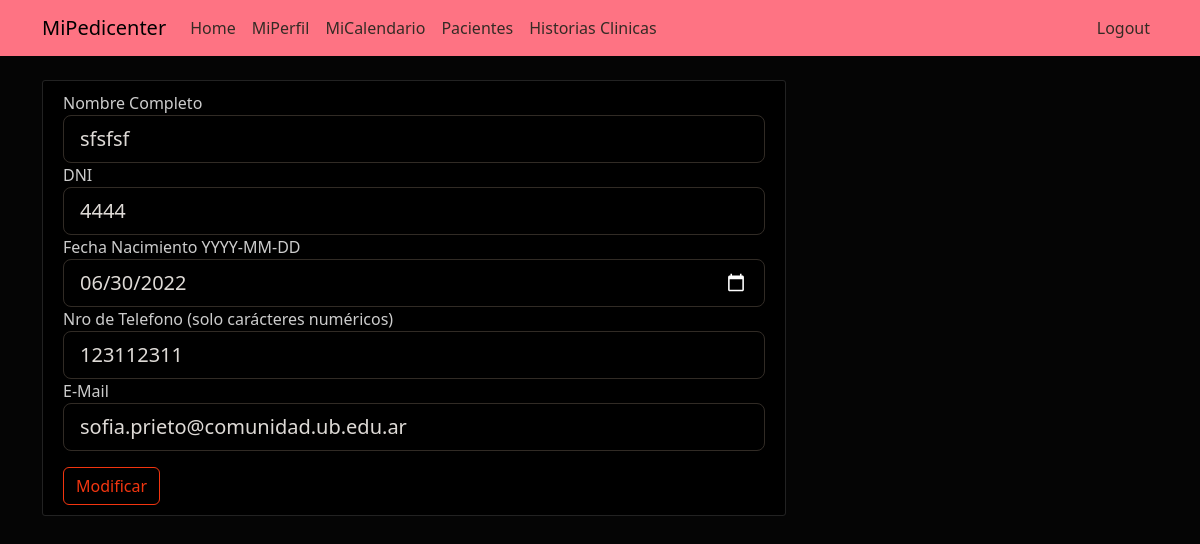
The app's page /pacientes/editar/4444 (signed in), older data.
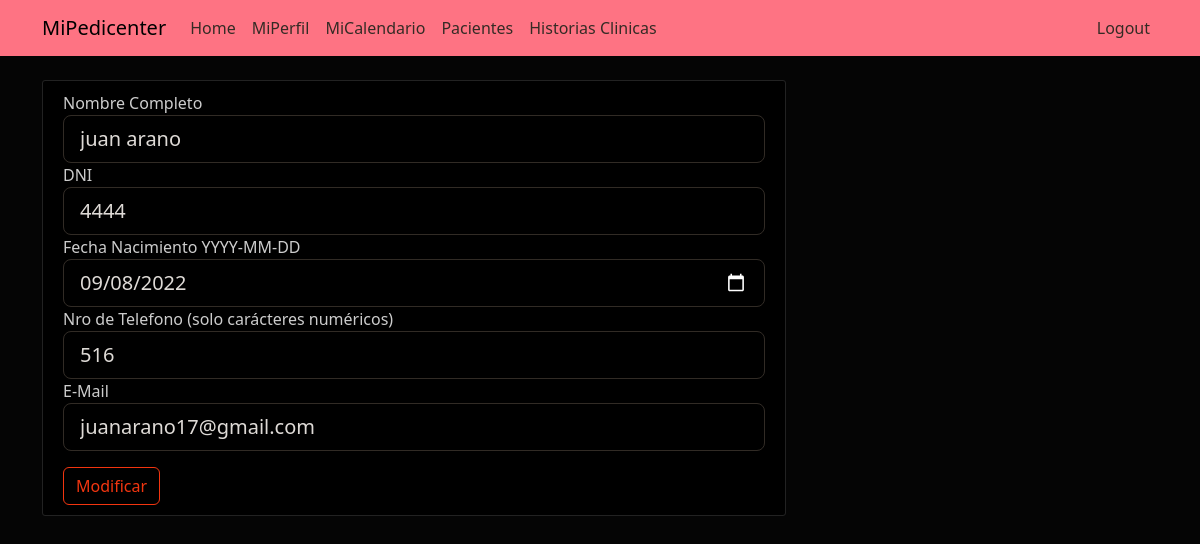
The same page, newer data.
### appmipedicenter/models.py (models this page shows, shortened)
class Cliente(db.Model):
        id_cliente = db.Column(db.Integer, primary_key=True) # Es DNI
        username = db.Column(db.String, nullable=False)
        email = db.Column(db.String, unique=True, nullable=False)
        fecha_nacimiento = db.Column(db.Date, nullable=False)
        telefono = db.Column(db.Integer, unique=True, nullable=False)
        historia_clinica = db.relationship('Historiaclinica', backref='Paciente', lazy=True)
        turno = db.relationship('Turno', backref='Paciente', lazy=True)

### appmipedicenter/cliente/routes.py (the view)
@cliente.route("/pacientes/editar/<int:id_cliente>", methods=['GET', 'POST'])
@login_required
def editar_pacientes(id_cliente):
        if current_user.is_authenticated:
                if current_user.id_tipo == 2:
                        cliente = Cliente.query.filter_by(id_cliente = id_cliente).first()
                        form = ClienteUpdateForm(cliente)
                        if form.validate_on_submit():
                                if cliente.id_cliente != form.dni.data:
                                        listaTurnosCliente = Turno.query.filter_by(id_cliente = cliente.id_cliente)
                                        for turno in listaTurnosCliente:
                                                turno.id_cliente = form.dni.data
                                cliente.id_cliente = form.dni.data
                                cliente.username = form.username.data
                                cliente.email = form.email.data
                                cliente.fecha_nacimiento = form.fecha_nacimiento.data
                                cliente.telefono = form.telefono.data
                                db.session.commit()
                                flash(f'Los datos de {form.username.data} han sido actualizados.', 'success')
                                return redirect(url_for('cliente.pacientes'))
                        elif request.method=='GET':
                                form.username.data = cliente.username
                                form.dni.data = cliente.id_cliente
                                form.email.data = cliente.email
                                form.telefono.data = cliente.telefono
                                form.fecha_nacimiento.data = cliente.fecha_nacimiento
                        return render_template('editar_paciente.html', title="Edicion de Clientes", form=form)
                else:
                        return redirect(url_for('main.home'))
        else:
                return redirect(url_for('empleado.login'))

### appmipedicenter/cliente/forms.py (shortened to what this page needs)
class ClienteUpdateForm(FlaskForm):
    def __init__(self, cliente):
        super().__init__()
        self.cliente = cliente
    dni = IntegerField('DNI', validators=[DataRequired()])
    username = StringField('Nombre Completo', validators=[DataRequired()])
    email = StringField('E-Mail', validators=[DataRequired(), Email()])
    fecha_nacimiento = DateField('Fecha Nacimiento YYYY-MM-DD', validators=[DataRequired()])
    telefono = IntegerField('Nro de Telefono (solo carácteres numéricos)', validators=[DataRequired()])
    submit = SubmitField('Modificar')

### appmipedicenter/models.py (called while the page is built)
@login_manager.user_loader
def load_user(empleado_id):
        return Empleado.query.get(empleado_id)

### appmipedicenter/templates/editar_paciente.html (shortened to what this page needs)
{% extends "layout.html" %}
{% block content %}
    <div class="content-section col-md-8">
        <form method="POST" action="">
            <div class="form-group">
                {{ form.username.label(class="form-control-label") }}
                {% if form.username.errors %}
                    {{ form.username(class="form-control form-control-lg is-invalid") }}
                    <div class="invalid-feedback">
                        {% for error in form.username.errors %}
                            <span>{{ error }}</span>
                        {% endfor %}
                    </div>
                {% else %}
                    {{ form.username(class="form-control form-control-lg") }}
                {% endif %}
            </div>
            <div class="form-group">
                {{ form.dni.label(class="form-control-label") }}
                {% if form.dni.errors %}
                    {{ form.dni(class="form-control form-control-lg is-invalid") }}
                    <div class="invalid-feedback">
                        {% for error in form.dni.errors %}
                            <span>{{ error }}</span>
                        {% endfor %}
                        </div>
                {% else %}
                    {{ form.dni(class="form-control form-control-lg") }}
                {% endif %}
            </div>
            <div class="form-group">
                {{ form.fecha_nacimiento.label(class="form-control-label") }}
                {% if form.fecha_nacimiento.errors %}
                    {{ form.fecha_nacimiento(class="form-control form-control-lg is-invalid") }}
                    <div class="invalid-feedback">
                        {% for error in form.fecha_nacimiento.errors %}
                            <span>{{ error }}</span>
                        {% endfor %}
                    </div>
                {% else %}
                    {{ form.fecha_nacimiento(class="form-control form-control-lg") }}
                {% endif %}
            </div>
            <div class="form-group">
                {{ form.telefono.label(class="form-control-label") }}
                {% if form.telefono.errors %}
                    {{ form.telefono(class="form-control form-control-lg is-invalid") }}
                    <div class="invalid-feedback">
                        {% for error in form.telefono.errors %}
                            <span>{{ error }}</span>
                        {% endfor %}
                    </div>
                {% else %}
                    {{ form.telefono(class="form-control form-control-lg") }}
                {% endif %}
            </div>
            <div class="form-group">
                {{ form.email.label(class="form-control-label") }}
                {% if form.email.errors %}
                    {{ form.email(class="form-control form-control-lg is-invalid") }}
                    <div class="invalid-feedback">
                        {% for error in form.email.errors %}
                            <span>{{ error }}</span>
                        {% endfor %}
                    </div>
                {% else %}
                    {{ form.email(class="form-control form-control-lg") }}
                {% endif %}
            </div>
            <div class="form-group">
                {{ form.submit(class="btn btn-outline-info") }}
            </div>
        </form>
    </div>
{% endblock content %}

Row changes from the older to the newer data that the page shows:
changed Cliente: username "sfsfsf" → "juan arano"; fecha_nacimiento "06/30/2022" → "09/08/2022"; telefono "123112311" → "516"; email "sofia.prieto@comunidad.ub.edu.ar" → "juanarano17@gmail.com"
